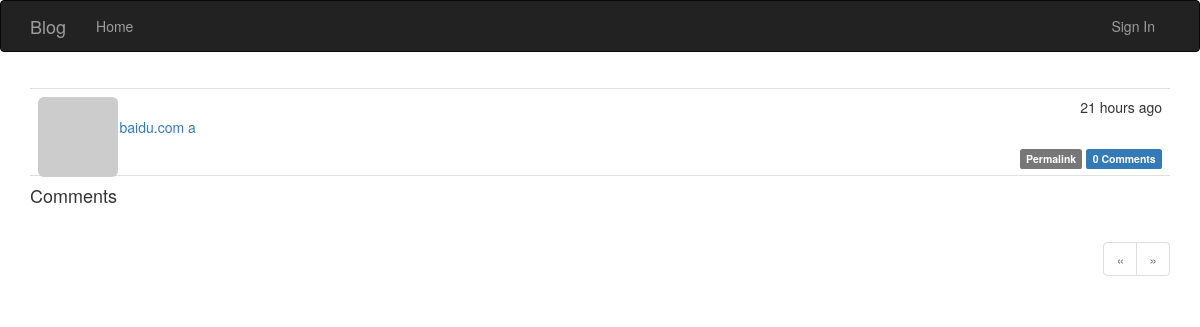
The page /post/108 on the database as committed earlier.
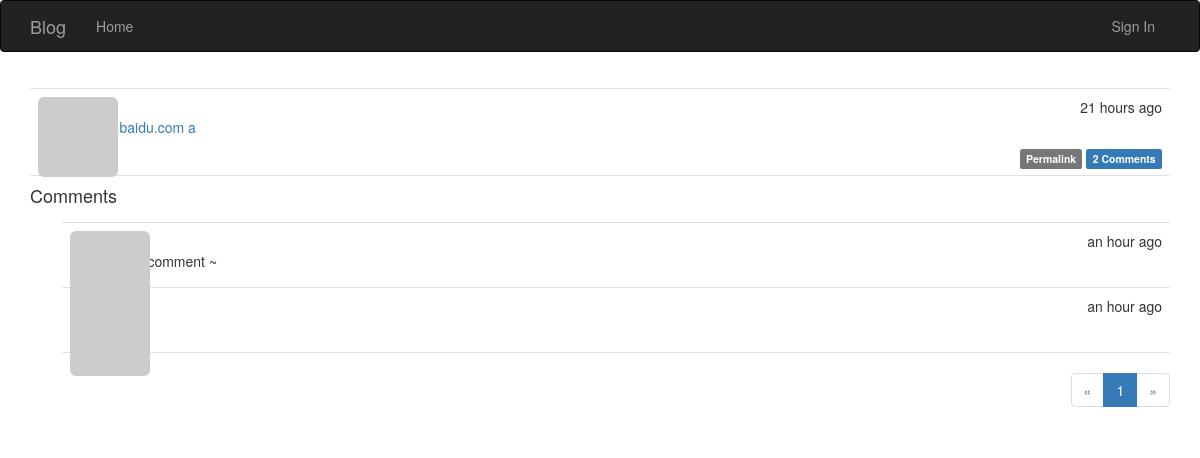
The same page on the database as committed later.
### app/models.py (models this page shows, shortened)
class Post(db.Model):
	__tablename__='posts'
	id = db.Column(db.Integer, primary_key=True)
	body = db.Column(db.Text)
	body_html = db.Column(db.Text)
	timestamp = db.Column(db.DateTime, index=True, default=datetime.utcnow)
	author_id = db.Column(db.Integer, db.ForeignKey('users.id'))
	comments = db.relationship('Comment',backref='post',lazy='dynamic')

class Comment(db.Model):
	__tablename__='comments'
	id = db.Column(db.Integer, primary_key=True)
	body = db.Column(db.Text)
	body_html = db.Column(db.Text)
	timestamp = db.Column(db.DateTime, index=True, default=datetime.utcnow)
	disabled = db.Column(db.Boolean)
	author_id = db.Column(db.Integer, db.ForeignKey('users.id'))
	post_id = db.Column(db.Integer, db.ForeignKey('posts.id'))

### app/main/views.py (the view)
@main.route('/post/<int:id>',methods=['GET','POST'])
def post(id):
	post = Post.query.get_or_404(id)
	form = CommentForm()
	if form.validate_on_submit():
		comment=Comment(body=form.body.data,post=post,author=current_user._get_current_object())
		db.session.add(comment)
		flash('Your comment has been published.')
		return redirect(url_for('.post',id=post.id,page =-1))
	page = request.args.get('page', 1, type=int)
	if page == -1:
		page =(post.comments.count())// current_app.config['COMMENTS_PER_PAGE']+1 #地板除+1表示页码
	pagination = post.comments.order_by(Comment.timestamp.asc()).paginate(page, per_page=current_app.config['COMMENTS_PER_PAGE'])
	comments=pagination.items
	return render_template('post.html',posts=[post],form=form,comments=comments,pagination=pagination)

### app/auth/views.py (called while the page is built)
@auth.before_app_request #在全局的所有request之前，判断如果1.用户登录2.且未确认3.且请求的端点不在auth蓝本中,则强制跳转到unconfirm界面
def before_request():
	if current_user.is_authenticated:
		current_user.ping()
		if not current_user.confirmed \
			and request.endpoint \
			and request.endpoint[:5]!= 'auth.'\
			and request.endpoint != 'static':
			return redirect(url_for('auth.unconfirmed'))

### app/main/__init__.py (called while the page is built)
@main.app_context_processor #Permission类加入全局上下文卡，在所有模板中都可以全局访问
def inject_perssions():
	return dict(Permission=Permission)

### app/models.py (called while the page is built)
	def gravatar(self,size=100,default='identicon', rating='g'):
		if request.is_secure:
			url = 'https://secure.gravatar.com/avatar'
		else:
			url = 'http://gravatar.com/avatar'
		hash = hashlib.md5(self.email.encode('utf-8')).hexdigest()
		return '{url}/{hash}?s={size}&d={default}&r={rating}'.format(
			url=url,hash=hash,size=size,default=default,rating=rating)

	def can(self,permissions):
		return False

	def is_administrator(self):
		return False

### app/templates/post.html (shortened to what this page needs)
{% extends "base.html" %}
{% import "_macros.html" as macros %}
{% import "bootstrap/wtf.html" as wtf %}
{% block page_content %}
{% include '_posts.html' %}
<h4 id="comments">Comments</h4>
{% include '_comments.html' %}
{% if pagination %}
<div class="pagination">
    {{ macros.pagination_widget(pagination, '.post', fragment='#comments', id=posts[0].id) }}
</div>
{% endif %}
{% endblock %}

### app/templates/_posts.html (shortened to what this page needs)
<ul class="posts">
    {% for post in posts %}
    <li class="post">
        <div class="post-thumbnail">
            <a href="{{ url_for('.user', username=post.author.username) }}">
                <img class="img-rounded profile-thumbnail" src="{{ post.author.gravatar(size=40) }}">
            </a>
        </div>
        <div class="post-content">
            <div class="post-date">{{ moment(post.timestamp).fromNow() }}</div>
            <div class="post-author"><a href="{{ url_for('.user', username=post.author.username) }}">{{ post.author.username }}</a></div>
            <div class="post-body">
                {% if post.body_html%}
                {{post.body_html | safe}}
                {% else %}
                {{post.body}}
                {% endif %}
            </div>
            <div class="post-footer">
                <a href="{{url_for('.post',id=post.id)}}">
                    <span class="label label-default">Permalink</span>
                </a>
                <a href="{{url_for('.post',id=post.id)}}#comments">
                    <span class="label label-primary">{{post.comments.count()}} Comments</span>
                </a>
            </div>
        </div>
    </li>
    {% endfor %}
</ul>

### app/templates/_comments.html (shortened to what this page needs)
<ul class="comments">
    {% for comment in comments %}
    <li class="comment">
        <div class="comment-thumbnail">
            <a href="{{ url_for('.user', username=comment.author.username) }}">
                <img class="img-rounded profile-thumbnail" src="{{ comment.author.gravatar(size=40) }}">
            </a>
        </div>
        <div class="comment-content">
            <div class="comment-date">{{ moment(comment.timestamp).fromNow() }}</div>
            <div class="comment-author"><a href="{{ url_for('.user', username=comment.author.username) }}">{{ comment.author.username }}</a></div>
            <div class="comment-body">
                {% if moderate or not comment.disabled %}
                    {% if comment.body_html %}
                        {{ comment.body_html | safe }}
                    {% else %}
                        {{ comment.body }}
                    {% endif %}
                {% endif %}
            </div>
        </div>
    </li>
    {% endfor %}
</ul>

Rows that differ between the two databases and show on the page:
computed for Post "www.baidu.com a": comments.count "0" → "2"
added Comment: timestamp "an hour ago", body_html "new comment ~"
added Comment: timestamp "an hour ago"
Other text that changed with them:
new list line: "1"
